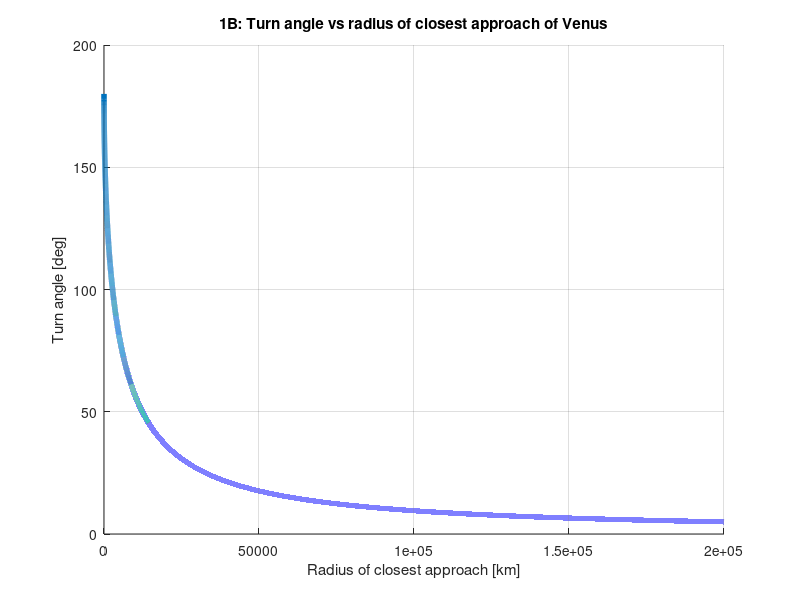
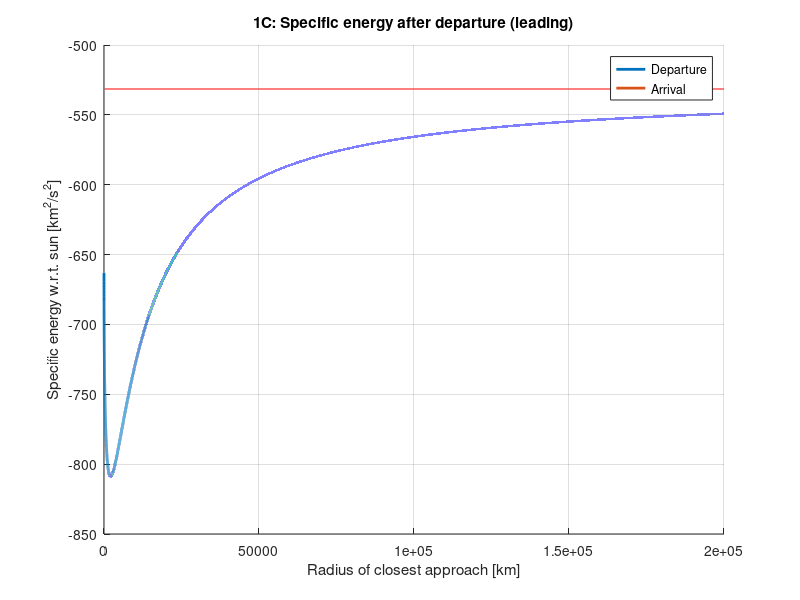
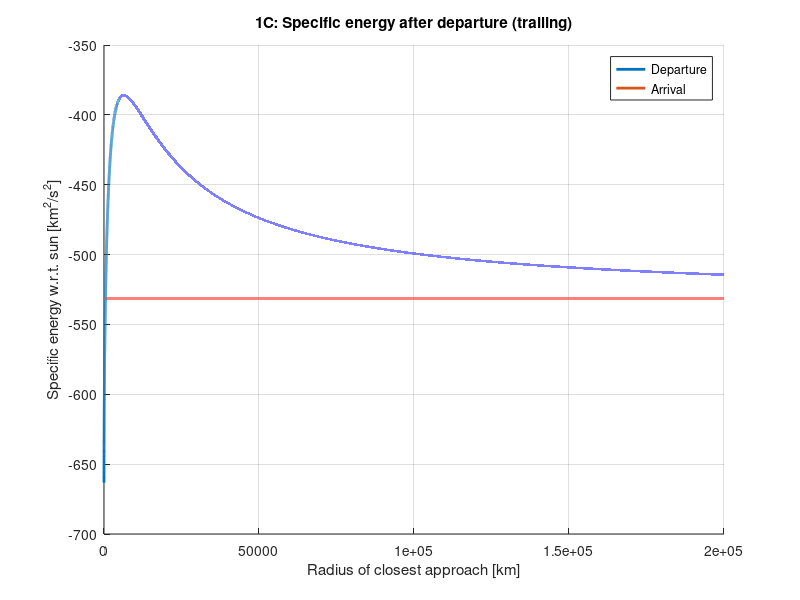

The MATLAB source for these figures, in order: (Note: this script raises an error after producing the figures.)
% Russell Bjella
% ASEN 6008 Homework 4
% 22 Feb 2017

clear all
close all

%% Problem 1
% Problem 1 givens
V_sc_sun = [-10.8559;-35.9372]; % S/c w.r.t. sun, km/s
V_ven_sun = [-15.1945;-31.7927]; % Venus w.r.t. sun
R_ven_sun = [-96948447.3751;46106976.1901];
mu_sun = 1.32712440018e11;
mu_venus = 3.257e5;
R_venus = 6052; % Venus radius, km
% Problem 1A
spec_energy_0 = norm(V_sc_sun)^2/2 - mu_sun/norm(R_ven_sun);
fprintf('PROBLEM 1A\n');
fprintf('Initial specific energy: %f km^2/s^2\n',spec_energy_0);
% Problem 1B
Vinf_mag = norm(V_sc_sun - V_ven_sun);
r_p = 0:1:200000;
cos_rho = 1./(1+Vinf_mag^2*r_p/mu_venus);
rho = acos(cos_rho);
psi = pi - 2*rho;
figure(1);hold on;grid on;
plot(r_p,psi*180/pi,'LineWidth',4);
title('1B: Turn angle vs radius of closest approach of Venus');
xlabel('Radius of closest approach [km]');
ylabel('Turn angle [deg]');
% Problem 1C
V_inf_in = V_sc_sun - V_ven_sun;
% Leading
spec_energy = zeros(length(r_p),1);
for i = 1:length(spec_energy)
    % Create rotation matrix for positive turn angle
    R = [cos(psi(i)) -sin(psi(i));sin(psi(i)) cos(psi(i))];
    V_inf_out = R*V_inf_in;
    V_dep = V_inf_out + V_ven_sun;
    spec_energy(i) = norm(V_dep)^2/2 - mu_sun/norm(R_ven_sun);
end
figure(2);hold on;grid on;
plot(r_p,spec_energy,'LineWidth',2);
plot(r_p,ones(length(r_p),1)*spec_energy_0,'LineWidth',2)
legend('Departure','Arrival');
title('1C: Specific energy after departure (leading)');
xlabel('Radius of closest approach [km]');
ylabel('Specific energy w.r.t. sun [km^2/s^2]');
% Trailing
spec_energy_t = zeros(length(r_p),1);
for i = 1:length(spec_energy)
    % Create rotation matrix for negative turn angle
    R = [cos(-psi(i)) -sin(-psi(i));sin(-psi(i)) cos(-psi(i))];
    V_inf_out = R*V_inf_in;
    V_dep = V_inf_out + V_ven_sun;
    spec_energy_t(i) = norm(V_dep)^2/2 - mu_sun/norm(R_ven_sun);
end
figure(3);hold on;grid on;
plot(r_p,spec_energy_t,'LineWidth',2);
plot(r_p,ones(length(r_p),1)*spec_energy_0,'LineWidth',2)
legend('Departure','Arrival');
title('1C: Specific energy after departure (trailing)');
xlabel('Radius of closest approach [km]');
ylabel('Specific energy w.r.t. sun [km^2/s^2]');

%% Problem 2
V_inf_in = [-5.19425;5.19424;-5.19425];
V_inf_out = [-8.58481;1.17067;-2.42304];
mu_e = 3.986004415e5;
% Calculate turn angle
psi = acos(dot(V_inf_in,V_inf_out)/(norm(V_inf_in)*norm(V_inf_out)));
fprintf('PROBLEM 2\nTurn angle: %f deg\n',psi*180/pi);
% Calculate radius of closest approach
r_p = mu_e/norm(V_inf_in)^2*(1/cos(pi/2-psi/2)-1);
fprintf('Radius of closest approach: %f km\n',r_p);
% Construct B-plane
S_hat = V_inf_in/norm(V_inf_in);
T_hat = cross(S_hat,[0;0;1])/norm(cross(S_hat,[0;0;1]));
R_hat = cross(S_hat,T_hat);
h_hat = cross(V_inf_in,V_inf_out)/norm(cross(V_inf_in,V_inf_out));
B_hat = cross(S_hat,h_hat);
V_inf = norm(V_inf_in);
% Calculate semi-minor axis
b = sqrt(mu_e^2/V_inf^4*((1+V_inf^2*r_p/mu_e)^2-1));
fprintf('Magnitude of B vector: %f km\n',b);
% Calculate direction of B vector and components
theta = acos(dot(T_hat,B_hat));
if (dot(B_hat,R_hat) < 0)
    theta = 2*pi - theta;
end
B_t = b*cos(theta);
B_r = b*sin(theta);
fprintf('Theta: %f deg\nB_T: %f km\nB_R: %f km\n',theta,B_t,B_r);

%% Problem 3
% Define dates
launch_jd = 2447807.5;
venus_jd = 2447932.5;
earth_1_jd = 2448235.5;
earth_2_jd = 2448966.0;
jupiter_jd = 2450164.0;
% Calculate planetary states
earth_state_0 = planetary_ephemerides('earth',launch_jd);
venus_state = planetary_ephemerides('venus',venus_jd);
earth_state_1 = planetary_ephemerides('earth',earth_1_jd);
% Solve Lambert's twice
[V0_a,Vf_a,dnu_a,psi_a] = lamberts(earth_state_0.R,venus_state.R,venus_jd-launch_jd,0,1);
[V0_b,Vf_b,dnu_b,psi_b] = lamberts(venus_state.R,earth_state_1.R,earth_1_jd-venus_jd,0,1);
% Calculate excess velocities of Venus flyby
V_inf_in = Vf_a - venus_state.V;
V_inf_out = V0_b - venus_state.V;
fprintf('PROBLEM 3\nV_inf_in: [%f %f %f] km/s\n',V_inf_in(1),V_inf_in(2),V_inf_in(3));
fprintf('V_inf_out: [%f %f %f] km/s\n',V_inf_out(1),V_inf_out(2),V_inf_out(3));
fprintf('|V_inf_in|: %f\t|V_inf_out|: %f\n',norm(V_inf_in),norm(V_inf_out));
% Calculate turn angle
psi = acos(dot(V_inf_in,V_inf_out)/(norm(V_inf_in)*norm(V_inf_out)));
% Calculate radius of closest approach
r_p = mu_e/norm(V_inf_in)^2*(1/cos(pi/2-psi/2)-1);
fprintf('Radius of closest approach: %f km\n',r_p);


